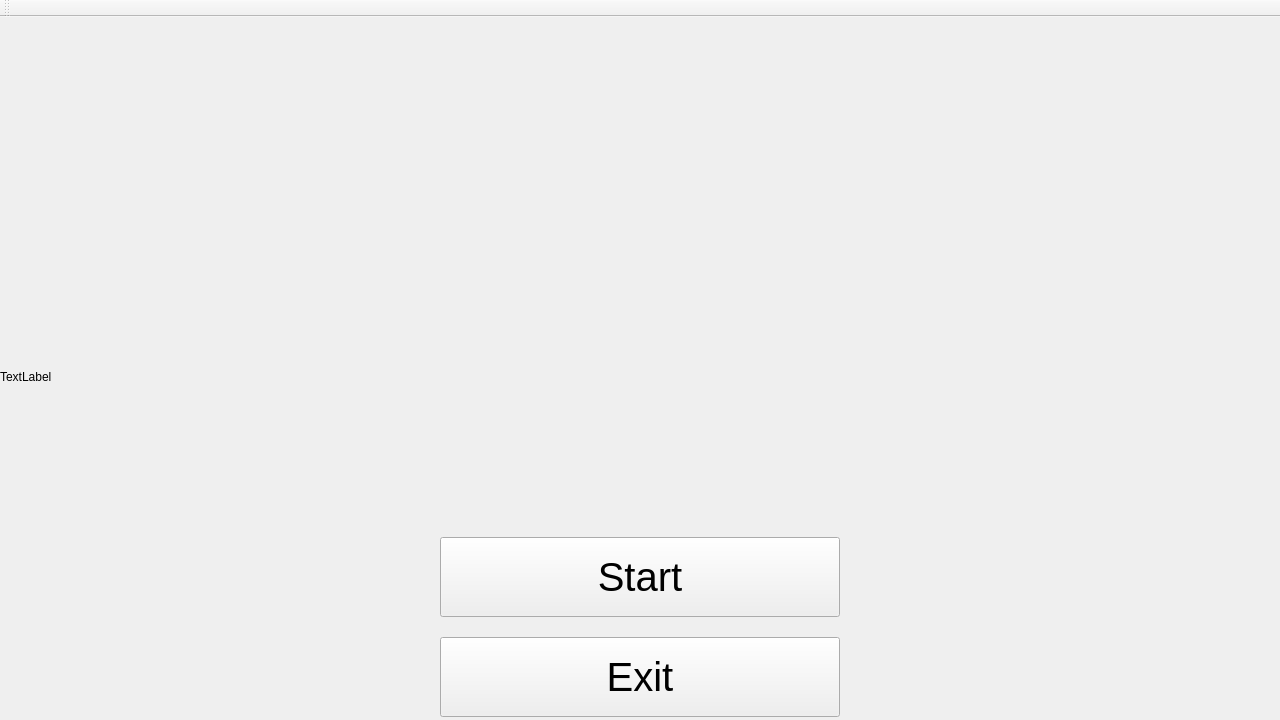
<?xml version="1.0" encoding="UTF-8"?>
<ui version="4.0">
 <class>MainWindow</class>
 <widget class="QMainWindow" name="MainWindow">
  <property name="geometry">
   <rect>
    <x>0</x>
    <y>0</y>
    <width>1280</width>
    <height>720</height>
   </rect>
  </property>
  <property name="windowTitle">
   <string>MainWindow</string>
  </property>
  <widget class="QWidget" name="centralWidget">
   <widget class="QPushButton" name="p">
    <property name="geometry">
     <rect>
      <x>440</x>
      <y>520</y>
      <width>400</width>
      <height>80</height>
     </rect>
    </property>
    <property name="font">
     <font>
      <pointsize>30</pointsize>
      <weight>50</weight>
      <bold>false</bold>
     </font>
    </property>
    <property name="text">
     <string>Start</string>
    </property>
   </widget>
   <widget class="QPushButton" name="p_2">
    <property name="geometry">
     <rect>
      <x>440</x>
      <y>620</y>
      <width>400</width>
      <height>80</height>
     </rect>
    </property>
    <property name="font">
     <font>
      <pointsize>30</pointsize>
     </font>
    </property>
    <property name="text">
     <string>Exit</string>
    </property>
   </widget>
   <widget class="QLabel" name="BK">
    <property name="geometry">
     <rect>
      <x>0</x>
      <y>0</y>
      <width>1280</width>
      <height>720</height>
     </rect>
    </property>
    <property name="lineWidth">
     <number>1</number>
    </property>
    <property name="text">
     <string>TextLabel</string>
    </property>
   </widget>
   <zorder>BK</zorder>
   <zorder>p</zorder>
   <zorder>p_2</zorder>
  </widget>
  <widget class="QMenuBar" name="menuBar">
   <property name="geometry">
    <rect>
     <x>0</x>
     <y>0</y>
     <width>1280</width>
     <height>25</height>
    </rect>
   </property>
  </widget>
  <widget class="QToolBar" name="mainToolBar">
   <attribute name="toolBarArea">
    <enum>TopToolBarArea</enum>
   </attribute>
   <attribute name="toolBarBreak">
    <bool>false</bool>
   </attribute>
  </widget>
 </widget>
 <layoutdefault spacing="6" margin="11"/>
 <resources/>
 <connections/>
</ui>
